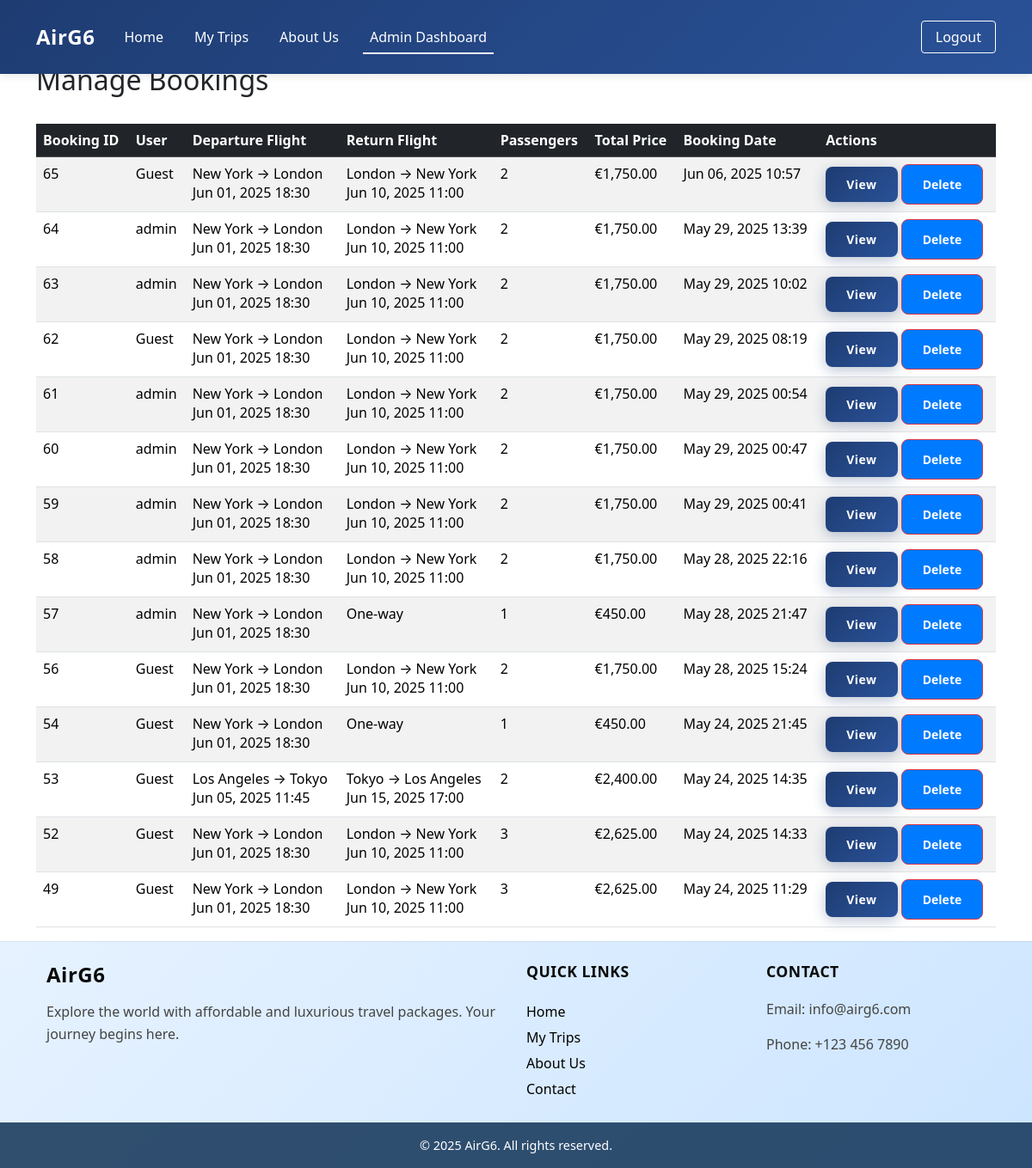
Page /admin/bookings.php (signed in) on the committed database.
### tables this page shows
CREATE TABLE `bookings` (
  `booking_id` int(11) NOT NULL,
  `user_id` int(11) DEFAULT NULL,
  `departure_flight_id` int(11) NOT NULL,
  `return_flight_id` int(11) DEFAULT NULL,
  `total_price` decimal(10,2) DEFAULT NULL,
  `booking_date` timestamp NOT NULL DEFAULT current_timestamp(),
  `confirmation_code` varchar(10) DEFAULT NULL,
  `passenger_count` int(11) NOT NULL DEFAULT 1
);

CREATE TABLE `flights` (
  `id` int(11) NOT NULL,
  `departure` varchar(100) DEFAULT NULL,
  `arrival` varchar(100) DEFAULT NULL,
  `departure_date` date DEFAULT NULL,
  `price` decimal(10,2) DEFAULT NULL,
  `airline` varchar(100) DEFAULT NULL,
  `seats_available` int(11) DEFAULT NULL,
  `departure_time` time NOT NULL,
  `arrival_time` time NOT NULL,
  `duration` varchar(20) NOT NULL
);

CREATE TABLE `users` (
  `id` int(11) NOT NULL,
  `username` varchar(50) NOT NULL,
  `password` varchar(255) NOT NULL,
  `role` enum('client','admin') NOT NULL DEFAULT 'client',
  `created_at` timestamp NOT NULL DEFAULT current_timestamp()
);

### admin/bookings.php (the view, shortened to what this page needs)
<link rel="stylesheet" href="../css/styles.css">
<?php
require_once '../includes/db.php';
include '../includes/navbar.php';
$query = "SELECT b.*,
          f1.departure as dep_from, f1.arrival as dep_to,
          f1.departure_date as dep_date, f1.departure_time as dep_time,
          f2.departure as ret_from, f2.arrival as ret_to,
          f2.departure_date as ret_date, f2.departure_time as ret_time,
          u.username
          FROM bookings b
          LEFT JOIN flights f1 ON b.departure_flight_id = f1.id
          LEFT JOIN flights f2 ON b.return_flight_id = f2.id
          LEFT JOIN users u ON b.user_id = u.id
          ORDER BY b.booking_date DESC";
$bookings = $conn->query($query);
?>
<!DOCTYPE html>
<html>
<head>
</head>
<body>
    <div class="container mt-4">
        <div class="d-flex justify-content-between align-items-center mb-4">
            <h2>Manage Bookings</h2>
        </div>
        <div class="table-responsive">
            <table class="table table-striped">
                <thead class="table-dark">
                    <tr>
                        <th>Booking ID</th>
                        <th>User</th>
                        <th>Departure Flight</th>
                        <th>Return Flight</th>
                        <th>Passengers</th>
                        <th>Total Price</th>
                        <th>Booking Date</th>
                        <th>Actions</th>
                    </tr>
                </thead>
                <tbody>
                    <?php while ($booking = $bookings->fetch_assoc()): ?>
                    <tr>
                        <td><?= $booking['booking_id'] ?></td>
                        <td><?= $booking['username'] ?? 'Guest' ?></td>
                        <td>
                            <?= $booking['dep_from'] ?> → <?= $booking['dep_to'] ?><br>
                            <?= date('M d, Y', strtotime($booking['dep_date'])) ?>
                            <?= substr($booking['dep_time'], 0, 5) ?>
                        </td>
                        <td>
                            <?php if ($booking['return_flight_id']): ?>
                                <?= $booking['ret_from'] ?> → <?= $booking['ret_to'] ?><br>
                                <?= date('M d, Y', strtotime($booking['ret_date'])) ?>
                                <?= substr($booking['ret_time'], 0, 5) ?>
                            <?php else: ?>
                                One-way
                            <?php endif; ?>
                        </td>
                        <td>
                            <?php
                            $stmt = $conn->prepare("SELECT COUNT(*) FROM passengers WHERE booking_id = ?");
                            $stmt->bind_param("i", $booking['booking_id']);
                            $stmt->execute();
                            $passenger_count = $stmt->get_result()->fetch_row()[0];
                            echo $passenger_count;
                            ?>
                        </td>
                        <td>€<?= number_format($booking['total_price'], 2) ?></td>
                        <td><?= date('M d, Y H:i', strtotime($booking['booking_date'])) ?></td>
                        <td>
                            <a href="booking_view.php?id=<?= $booking['booking_id'] ?>" class="btn btn-sm btn-primary">View</a>
                            <a href="bookings.php?delete=<?= $booking['booking_id'] ?>" class="btn btn-sm btn-danger"
                               onclick="return confirm('Are you sure? This will delete all passenger data too!')">Delete</a>
                        </td>
                    </tr>
                    <?php endwhile; ?>
                </tbody>
            </table>
        </div>
    </div>
    <?php include '../includes/footer.php'; ?>
</body>
</html>

### css/styles.css (style rules this page uses)
.btn { background-color: #007bff; color: white; padding: 0.75rem 1.5rem; text-decoration: none; font-weight: bold; border-radius: 8px; transition: 0.3s; }
body { padding-top: 50px; }
.btn-primary { background: linear-gradient(135deg, #1e3c72 0%, #2a5298 100%) !important; border: none; border-radius: 8px; padding: 10px 24px; font-weight: 600; letter-spacing: 0.5px; box-shadow: 0 4px 15px rgba(30, 60, 114, 0.3); transition: all 0.3s ease; }

### rows in the picture
bookings: booking_id "65", username "Guest", flights.departure "New York", flights.arrival "London", flights.departure_date "Jun 01, 2025", flights.departure_time "18:30", flights.departure "London", flights.arrival "New York", flights.departure_date "Jun 10, 2025", flights.departure_time "11:00", passenger_count "2", total_price "1,750.00", booking_date "Jun 06, 2025 10:57"
bookings: booking_id "64", user.username "admin", flights.departure "New York", flights.arrival "London", flights.departure_date "Jun 01, 2025", flights.departure_time "18:30", flights.departure "London", flights.arrival "New York", flights.departure_date "Jun 10, 2025", flights.departure_time "11:00", passenger_count "2", total_price "1,750.00", booking_date "May 29, 2025 13:39"
bookings: booking_id "63", user.username "admin", flights.departure "New York", flights.arrival "London", flights.departure_date "Jun 01, 2025", flights.departure_time "18:30", flights.departure "London", flights.arrival "New York", flights.departure_date "Jun 10, 2025", flights.departure_time "11:00", passenger_count "2", total_price "1,750.00", booking_date "May 29, 2025 10:02"
bookings: booking_id "62", username "Guest", flights.departure "New York", flights.arrival "London", flights.departure_date "Jun 01, 2025", flights.departure_time "18:30", flights.departure "London", flights.arrival "New York", flights.departure_date "Jun 10, 2025", flights.departure_time "11:00", passenger_count "2", total_price "1,750.00", booking_date "May 29, 2025 08:19"
bookings: booking_id "61", user.username "admin", flights.departure "New York", flights.arrival "London", flights.departure_date "Jun 01, 2025", flights.departure_time "18:30", flights.departure "London", flights.arrival "New York", flights.departure_date "Jun 10, 2025", flights.departure_time "11:00", passenger_count "2", total_price "1,750.00", booking_date "May 29, 2025 00:54"
bookings: booking_id "60", user.username "admin", flights.departure "New York", flights.arrival "London", flights.departure_date "Jun 01, 2025", flights.departure_time "18:30", flights.departure "London", flights.arrival "New York", flights.departure_date "Jun 10, 2025", flights.departure_time "11:00", passenger_count "2", total_price "1,750.00", booking_date "May 29, 2025 00:47"
bookings: booking_id "59", user.username "admin", flights.departure "New York", flights.arrival "London", flights.departure_date "Jun 01, 2025", flights.departure_time "18:30", flights.departure "London", flights.arrival "New York", flights.departure_date "Jun 10, 2025", flights.departure_time "11:00", passenger_count "2", total_price "1,750.00", booking_date "May 29, 2025 00:41"
bookings: booking_id "58", user.username "admin", flights.departure "New York", flights.arrival "London", flights.departure_date "Jun 01, 2025", flights.departure_time "18:30", flights.departure "London", flights.arrival "New York", flights.departure_date "Jun 10, 2025", flights.departure_time "11:00", passenger_count "2", total_price "1,750.00", booking_date "May 28, 2025 22:16"
bookings: booking_id "57", user.username "admin", flights.departure "New York", flights.arrival "London", flights.departure_date "Jun 01, 2025", flights.departure_time "18:30", shows "One-way", passenger_count "1", total_price "450.00", booking_date "May 28, 2025 21:47"
bookings: booking_id "56", username "Guest", flights.departure "New York", flights.arrival "London", flights.departure_date "Jun 01, 2025", flights.departure_time "18:30", flights.departure "London", flights.arrival "New York", flights.departure_date "Jun 10, 2025", flights.departure_time "11:00", passenger_count "2", total_price "1,750.00", booking_date "May 28, 2025 15:24"
bookings: booking_id "54", username "Guest", flights.departure "New York", flights.arrival "London", flights.departure_date "Jun 01, 2025", flights.departure_time "18:30", shows "One-way", passenger_count "1", total_price "450.00", booking_date "May 24, 2025 21:45"
bookings: booking_id "53", username "Guest", flights.departure "Los Angeles", flights.arrival "Tokyo", flights.departure_date "Jun 05, 2025", flights.departure_time "11:45", flights.departure "Tokyo", flights.arrival "Los Angeles", flights.departure_date "Jun 15, 2025", flights.departure_time "17:00", passenger_count "2", total_price "2,400.00", booking_date "May 24, 2025 14:35"
bookings: booking_id "52", username "Guest", flights.departure "New York", flights.arrival "London", flights.departure_date "Jun 01, 2025", flights.departure_time "18:30", flights.departure "London", flights.arrival "New York", flights.departure_date "Jun 10, 2025", flights.departure_time "11:00", passenger_count "3", total_price "2,625.00", booking_date "May 24, 2025 14:33"
bookings: booking_id "49", username "Guest", flights.departure "New York", flights.arrival "London", flights.departure_date "Jun 01, 2025", flights.departure_time "18:30", flights.departure "London", flights.arrival "New York", flights.departure_date "Jun 10, 2025", flights.departure_time "11:00", passenger_count "3", total_price "2,625.00", booking_date "May 24, 2025 11:29"
